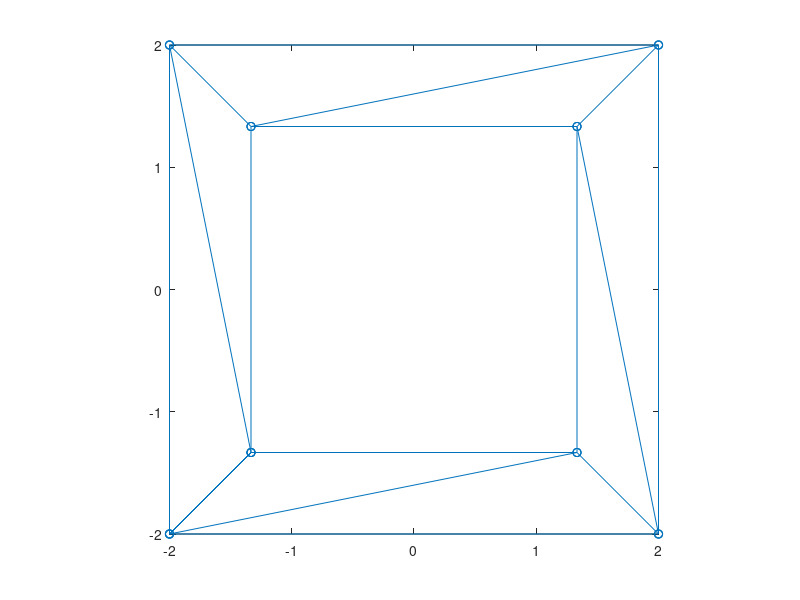

Write MATLAB code to recreate this figure.
s = 4;  % Distance from origin to screen
d = 8;  % Distance from screen to camera

E = [0, 0, s+d];
T = [0, 0, 0];
t_n = (E-T)/norm(E-T);

alpha = (d * sqrt(1 + (s+d)^2))/(s+d);  % Scalar for perspective
T = [alpha 0 0; 0 alpha 0];  % Transformation matrix

vertices = [
    2, 2, 0;
    2, -2, 0;
    -2, -2, 0;
    -2, 2, 0;
    
    2, 2, 4;
    2, -2, 4;
    -2, -2, 4;
    -2, 2, 4;
];

edges = [
    1 2;
    2 3;
    3 4;
    4 1;
    
    5 6;
    6 7;
    7 8;
    8 5;
    
    5 1;
    6 2;
    7 3;
    8 4;
    5 1;  % Temp...
];

p = vertices(edges', :);

r = E - p;
r_n = r/norm(r);

p = (d./(r_n*t_n')) .* r_n + E;

fig = figure('Name', 'Object');
plot(p(:,1), p(:,2), '-o');

axis square;